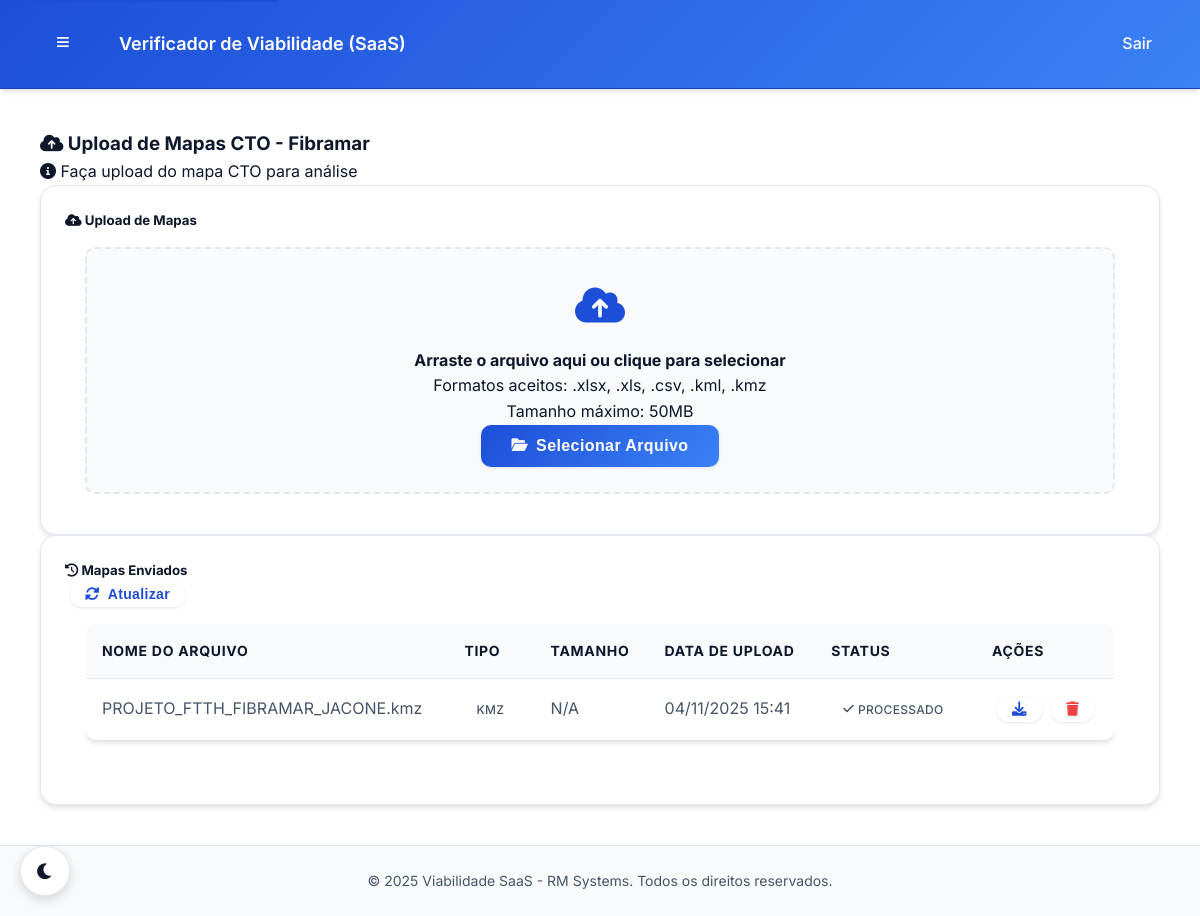
Screenshot of /fibramar/upload/ (signed in) with the database file from the repository.
### core/models.py (models this page shows, shortened)
class Company(models.Model):
    name = models.CharField(max_length=200, verbose_name="Nome da Empresa")
    slug = models.SlugField(max_length=200, unique=True, verbose_name="Slug", help_text="URL amigável para a empresa")
    cnpj = models.CharField(max_length=18, unique=True, verbose_name="CNPJ")
    email = models.EmailField(verbose_name="E-mail da Empresa")
    phone = models.CharField(max_length=20, blank=True, verbose_name="Telefone")
    address = models.TextField(blank=True, verbose_name="Endereço")
    is_active = models.BooleanField(default=True, verbose_name="Ativa")
    created_at = models.DateTimeField(auto_now_add=True, verbose_name="Criada em")
    updated_at = models.DateTimeField(auto_now=True, verbose_name="Atualizada em")
    class Meta:
        verbose_name = "Empresa"
        verbose_name_plural = "Empresas"
        ordering = ['name']

class CTOMapFile(models.Model):
    FILE_TYPES = [
        ('kml', 'KML'),
        ('kmz', 'KMZ'),
        ('csv', 'CSV'),
        ('xls', 'XLS'),
        ('xlsx', 'XLSX'),
    ]
    PROCESSING_STATUS = [
        ('pending', 'Pendente'),
        ('processing', 'Processando'),
        ('completed', 'Concluído'),
        ('failed', 'Falhou'),
    ]
    file = models.FileField(upload_to="cto_maps/", verbose_name="Arquivo")
    description = models.CharField(max_length=255, blank=True, verbose_name="Descrição")
    file_type = models.CharField(max_length=10, choices=FILE_TYPES, default='csv', verbose_name="Tipo de Arquivo")
    company = models.ForeignKey(
        Company,
        on_delete=models.CASCADE,
        related_name='cto_maps',
        verbose_name="Empresa"
    )
    uploaded_by = models.ForeignKey(
        CustomUser,
        on_delete=models.CASCADE,
        related_name='uploaded_maps',
        verbose_name="Enviado por"
    )
    uploaded_at = models.DateTimeField(auto_now_add=True, verbose_name="Enviado em")
    processing_status = models.CharField(
        max_length=20,
        choices=PROCESSING_STATUS,
        default='pending',
        verbose_name="Status de Processamento"
    )
    is_processed = models.BooleanField(default=False, verbose_name="Processado")
    processed_at = models.DateTimeField(null=True, blank=True, verbose_name="Processado em")
    analysis_id = models.CharField(max_length=100, blank=True, verbose_name="ID da Análise")
    viability_score = models.IntegerField(null=True, blank=True, verbose_name="Score de Viabilidade")
    processing_time = models.FloatField(null=True, blank=True, verbose_name="Tempo de Processamento (s)")
    analysis_results = models.JSONField(default=dict, blank=True, verbose_name="Resultados da Análise")
    issues_found = models.JSONField(default=list, blank=True, verbose_name="Problemas Encontrados")
    recommendations = models.JSONField(default=list, blank=True, verbose_name="Recomendações")
    file_size = models.BigIntegerField(null=True, blank=True, verbose_name="Tamanho do Arquivo (bytes)")
    coordinates_count = models.IntegerField(null=True, blank=True, verbose_name="Número de Coordenadas")
    updated_at = models.DateTimeField(auto_now=True, verbose_name="Atualizado em")
    class Meta:
        verbose_name = "Mapa CTO"
        verbose_name_plural = "Mapas CTO"
        ordering = ['-uploaded_at']
        indexes = [
            models.Index(fields=['company', 'processing_status']),
            models.Index(fields=['uploaded_by', 'uploaded_at']),
            models.Index(fields=['file_type', 'is_processed']),
        ]
    @property
    def file_name(self):
        return os.path.basename(self.file.name) if self.file else ""

### core/views.py (the view)
@login_required
@company_access_required(require_admin=False, allow_user_role=True)
def company_map_upload_page(request, company_slug):
    import os
    company = get_object_or_404(Company, slug=company_slug)
    maps = CTOMapFile.objects.filter(company=company).order_by('-uploaded_at')[:20]
    for map in maps:
        try:
            if map.file and map.file.name:
                map.file_size_bytes = os.path.getsize(map.file.path) if os.path.exists(map.file.path) else None
                map.original_filename = os.path.basename(map.file.name)
            else:
                map.file_size_bytes = None
                map.original_filename = getattr(map, 'description', 'N/A')
        except (FileNotFoundError, ValueError, OSError):
            map.file_size_bytes = None
            map.original_filename = getattr(map, 'description', 'N/A')
    context = {
        'company': company,
        'maps': maps,
    }
    return render(request, 'core/upload_page.html', context)

### core/models.py (called while the page is built)
    @property
    def is_rm_admin(self):
        return self.role == 'RM' or self.is_superuser

    @property
    def is_company_admin(self):
        return self.role == 'COMPANY_ADMIN'

### core/templates/core/upload_page.html (shortened to what this page needs)
{% extends 'base.html' %}
{% load static %}
{% block body_class %}upload-page{% endblock %}
{% block extra_head %}
<link rel="stylesheet" href="{% static 'css/verificador.css' %}">
{% endblock %}
{% block content %}
<div class="main-content">
    <div class="d-flex justify-content-between align-items-center mb-4">
        <h3>
            <i class="fas fa-cloud-upload-alt me-2"></i>
            Upload de Mapas CTO - {{ company.name }}
        </h3>
        <div class="text-muted">
            <i class="fas fa-info-circle me-1"></i>
            Faça upload do mapa CTO para análise
        </div>
    </div>
    <div class="card mb-4">
        <div class="card-header">
            <h5 class="mb-0">
                <i class="fas fa-cloud-upload-alt me-2"></i>
                Upload de Mapas
            </h5>
        </div>
        <div class="card-body">
            <div class="upload-area" id="uploadArea">
                <div class="upload-icon">
                    <i class="fas fa-cloud-upload-alt"></i>
                </div>
                <h4>Arraste o arquivo aqui ou clique para selecionar</h4>
                <p class="text-muted mb-3">
                    Formatos aceitos: .xlsx, .xls, .csv, .kml, .kmz<br>
                    Tamanho máximo: 50MB
                </p>
                <button type="button" class="btn btn-primary" id="selectFileBtn">
                    <i class="fas fa-folder-open me-2"></i>
                    Selecionar Arquivo
                </button>
            </div>
        </div>
    </div>
    <div class="card">
        <div class="card-header d-flex justify-content-between align-items-center">
            <h5 class="mb-0">
                <i class="fas fa-history me-2"></i>
                Mapas Enviados
            </h5>
            <button class="btn btn-sm btn-outline-primary" onclick="location.reload()">
                <i class="fas fa-sync-alt"></i> Atualizar
            </button>
        </div>
        <div class="card-body p-0">
            {% if maps %}
                <div class="table-responsive">
                    <table class="table table-hover mb-0">
                        <thead class="table-light">
                            <tr>
                                <th class="border-0">Nome do Arquivo</th>
                                <th class="border-0">Tipo</th>
                                <th class="border-0">Tamanho</th>
                                <th class="border-0">Data de Upload</th>
                                <th class="border-0">Status</th>
                                <th class="border-0">Ações</th>
                            </tr>
                        </thead>
                        <tbody>
                            {% for map in maps %}
                                <tr>
                                    <td class="fw-bold">{{ map.original_filename|default:map.file_name }}</td>
                                    <td>
                                        <span class="badge bg-info">
                                            {{ map.file_type|upper|default:"N/A" }}
                                        </span>
                                    </td>
                                    <td>
                                        {% if map.file_size_bytes %}
                                            {{ map.file_size_bytes|filesizeformat }}
                                        {% else %}
                                            <span class="text-muted">N/A</span>
                                        {% endif %}
                                    </td>
                                    <td>{{ map.uploaded_at|date:"d/m/Y H:i" }}</td>
                                    <td>
                                        {% if map.is_processed %}
                                            <span class="badge bg-success">
                                                <i class="fas fa-check me-1"></i>
                                                Processado
                                            </span>
                                        {% else %}
                                            <span class="badge bg-warning">
                                                <i class="fas fa-clock me-1"></i>
                                                Pendente
                                            </span>
                                        {% endif %}
                                    </td>
                                    <td>
                                        <div class="btn-group" role="group">
                                            <a href="{% url 'company:map_download' company_slug=company.slug pk=map.pk %}"
                                               class="btn btn-outline-primary btn-sm"
                                               title="Download">
                                                <i class="fas fa-download"></i>
                                            </a>
                                            <form method="post" action="{% url 'company:map_delete' company_slug=company.slug pk=map.pk %}" style="display: inline;">
                                                <button type="submit"
                                                        class="btn btn-outline-danger btn-sm"
                                                        title="Excluir"
                                                        onclick="return confirm('Tem certeza que deseja excluir este arquivo?')">
                                                    <i class="fas fa-trash"></i>
                                                </button>
                                            </form>
                                        </div>
                                    </td>
                                </tr>
                            {% endfor %}
                        </tbody>
                    </table>
                </div>
            {% endif %}
        </div>
    </div>
</div>
{% endblock %}

### static/css/theme_colors.css (style rules this page uses)
:root { --rm-primary: #1D4ED8; --rm-primary-dark: #1E40AF; --rm-primary-light: #3B82F6; --rm-primary-50: #EFF6FF; --rm-primary-100: #DBEAFE; --rm-gray-900: #0F172A; --rm-gray-800: #1E293B; --rm-gray-700: #334155; --rm-gray-600: #475569; --rm-gray-500: #64748B; --rm-gray-400: #94A3B8; --rm-gray-300: #CBD5E1; --rm-gray-200: #E2E8F0; --rm-gray-100: #F1F5F9; --rm-gray-50: #F8FAFC; --rm-white: #FFFFFF; --rm-black: #000000; --rm-success: #10B981; --rm-success-dark: #059669; --rm-warning: #F59E0B; --rm-warning-dark: #D97706; --rm-error: #EF4444; --rm-error-dark: #DC2626; --rm-info: #3B82F6; --rm-gradient-primary: linear-gradient(135deg, #1D4ED8 0%, #3B82F6 100%); --rm-gradient-secondary: linear-gradient(135deg, #F8FAFC 0%, #EFF6FF 100%); --rm-gradient-dark: linear-gradient(135deg, #0F172A 0%, #1E293B 100%); --rm-shadow-sm: 0 1px 2px 0 rgba(15, 23, 42, 0.05); --rm-shadow: 0 4px 6px -1px rgba(15, 23, 42, 0.1), 0 2px 4px -1px rgba(15, 23, 42, 0.06); --rm-shadow-md: 0 10px 15px -3px rgba(15, 23, 42, 0.1), 0 4px 6px -2px rgba(15, 23, 42, 0.05); --rm-shadow-lg: 0 20px 25px -5px rgba(15, 23, 42, 0.1), 0 10px 10px -5px rgba(15, 23, 42, 0.04); --rm-shadow-xl: 0 25px 50px -12px rgba(15, 23, 42, 0.25); --rm-border-radius-sm: 0.25rem; --rm-border-radius-md: 0.5rem; --rm-border-radius-lg: 0.75rem; --rm-border-radius-xl: 1rem; --rm-border-radius-full: 9999px; --rm-bg-primary: var(--rm-white); --rm-bg-secondary: var(--rm-gray-50); --rm-bg-tertiary: var(--rm-gray-100); --rm-bg-accent: var(--rm-primary-50); --rm-text-primary: var(--rm-gray-900); --rm-text-secondary: var(--rm-gray-600); --rm-text-tertiary: var(--rm-gray-500); --rm-text-inverse: var(--rm-white); --rm-border-primary: var(--rm-gray-200); --rm-border-secondary: var(--rm-gray-300); --rm-border-accent: var(--rm-primary-100); --rm-card-bg: var(--rm-white); --rm-card-border: var(--rm-gray-200); --rm-card-shadow: var(--rm-shadow); --rm-input-bg: var(--rm-white); --rm-input-border: var(--rm-gray-300); --rm-input-focus: var(--rm-primary); --rm-button-primary: var(--rm-primary); --rm-button-primary-hover: var(--rm-primary-dark); --rm-button-secondary: var(--rm-gray-100); --rm-button-secondary-hover: var(--rm-gray-200); --rm-nav-bg: var(--rm-white); --rm-nav-border: var(--rm-gray-200); --rm-nav-shadow: var(--rm-shadow-sm); --rm-sidebar-bg: var(--rm-gray-50); --rm-sidebar-border: var(--rm-gray-200); --rm-header-bg: var(--rm-gradient-primary); --rm-header-border: var(--rm-primary-dark); --rm-header-shadow: var(--rm-shadow); --rm-footer-bg: var(--rm-gray-50); --rm-footer-border: var(--rm-gray-200); --rm-footer-text: var(--rm-gray-600); }
* { transition: background-color 0.3s ease, border-color 0.3s ease, color 0.3s ease, box-shadow 0.3s ease; }

### static/css/global.css (style rules this page uses)
body { background-color: var(--rm-bg-primary); color: var(--rm-text-primary); transition: background-color 0.3s ease, color 0.3s ease; }

### static/css/verificador.css (style rules this page uses)
.main-content { padding: 20px 60px; background: var(--rm-bg-primary); color: var(--rm-text-primary); max-width: 1200px; margin: 0 0 0 40px; }
.upload-area { background: var(--rm-bg-secondary); border-radius: 10px; padding: 25px; text-align: center; border: 2px dashed var(--rm-border-primary); transition: all 0.3s; cursor: pointer; margin: 0; }
.upload-icon { font-size: 2.5rem; color: var(--rm-primary); margin-bottom: 10px; }
.btn-primary { background: var(--rm-gradient-primary); border: none; border-radius: 10px; padding: 12px 30px; font-weight: 600; transition: all 0.3s; }
.btn-sm { padding: 5px 15px; font-size: 0.875rem; margin-left: 5px; }

### templates/base.html (style rules this page uses)
.main-container, .main-content, .container, .form-container { max-width: 1200px; margin: 0 auto; padding: 20px; width: 100%; box-sizing: border-box; }
.card, .upload-area { margin: 0 auto; }

### rows the page displays
Company: name "Fibramar"
CTOMapFile: original_filename "PROJETO_FTTH_FIBRAMAR_JACONE.kmz", file_type "KMZ", shows "N/A", uploaded_at "04/11/2025 15:41", is_processed True (drawn)
